Frame 1 (no input): blank canvas, image omitted
Frame 60 (the mouse pressed at the canvas centre just before this capture): blank canvas, image omitted
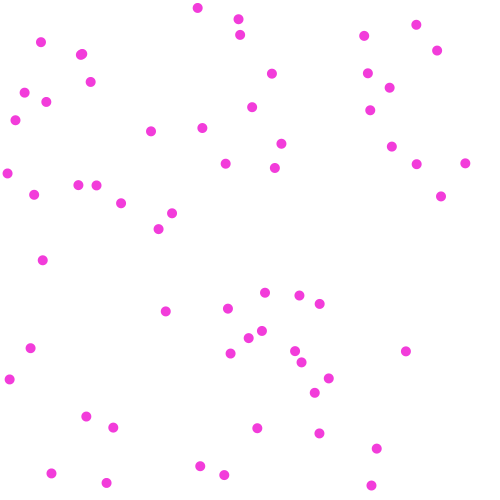
Frame 120 (the mouse held since frame 60 and released just before this capture)

The Processing sketch whose frames 1 and 60 were blank and that drew this single picture after the mouse press (run headless with seeded random() and noise(); from frame 60 on, the mouse is pressed at the canvas centre):

// Processing sketch: processing_142579
// ── processing_142579.pde

float posx;
float posy;
float diameter;
float r,g,b;

void setup(){
  size(500,500);
  background(255);
  smooth();
  
  posx = random(width);
  posy = random(height);
  diameter = 10;
  r = random(255);
  g = random(255);
  b = random(255);
  
}

void draw(){
  noStroke();
  if(mousePressed){
    diameter = 10;
    fill(r,g,b);
  }
  if(mousePressed){
    posx = random(width);
    posy = random(height);
  }
  
  ellipse(posx,posy,diameter,diameter);
  diameter = diameter + 1;
  
}
